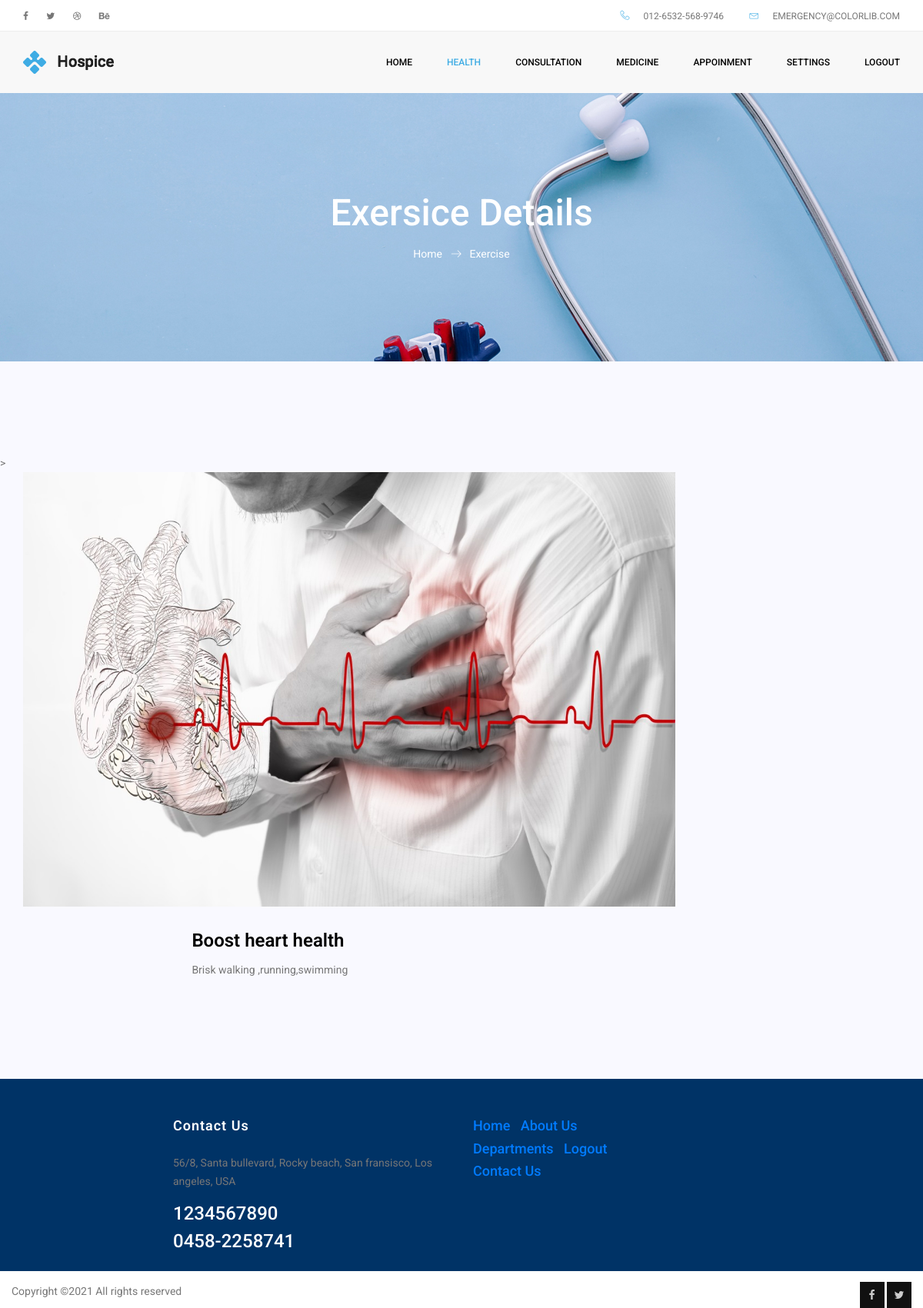
Screenshot of /patient/view_exercisedtls.php?id=1 with the database file from the repository.
### tables this page shows
CREATE TABLE `exercise` (
  `eid` int(11) NOT NULL,
  `did` int(11) NOT NULL,
  `date` date NOT NULL,
  `about` varchar(30) NOT NULL,
  `description` varchar(300) NOT NULL,
  `image` varchar(500) NOT NULL
);

### patient/view_exercisedtls.php (the view, shortened to what this page needs)
<!doctype html>
<html lang="en">
<head>
    <link rel="stylesheet" href="../css/bootstrap.css">
    <link rel="stylesheet" href="../vendors/linericon/style.css">
    <link rel="stylesheet" href="../css/font-awesome.min.css">
    <link rel="stylesheet" href="../vendors/owl-carousel/owl.carousel.min.css">
    <link rel="stylesheet" href="../vendors/lightbox/simpleLightbox.css">
    <link rel="stylesheet" href="../vendors/nice-select/css/nice-select.css">
    <link rel="stylesheet" href="../vendors/animate-css/animate.css">
    <link rel="stylesheet" href="../css/style.css">
    <link rel="stylesheet" href="../css/responsive.css">
</head>
<body>
	<header class="header_area">
		<div class="top_menu row m0">
			<div class="container">
				<div class="float-left">
					<ul class="left_side">
						<li>
							<a href="login.html">
								<i class="fa fa-facebook-f"></i>
							</a>
						</li>
						<li>
							<a href="login.html">
								<i class="fa fa-twitter"></i>
							</a>
						</li>
						<li>
							<a href="login.html">
								<i class="fa fa-dribbble"></i>
							</a>
						</li>
						<li>
							<a href="login.html">
								<i class="fa fa-behance"></i>
							</a>
						</li>
					</ul>
				</div>
				<div class="float-right">
					<ul class="right_side">
						<li>
							<a href="login.html">
								<i class="lnr lnr-phone-handset"></i>
								012-6532-568-9746
							</a>
						</li>
						<li>
							<a href="#">
								<i class="lnr lnr-envelope"></i>
								emergency@colorlib.com
							</a>
						</li>
					</ul>
				</div>
			</div>
		</div>
		<div class="main_menu">
			<nav class="navbar navbar-expand-lg navbar-light">
				<div class="container">
					<a class="navbar-brand logo_h" href="index.html">
						<img src="../img/logo.png" alt="">
					</a>
					<div class="collapse navbar-collapse offset" id="navbarSupportedContent">
						<div class="row ml-0 w-100">
							<div class="col-lg-12 pr-0">
								<ul class="nav navbar-nav center_nav pull-right">
									<li class="nav-item " >
										<a class="nav-link" href="patient_home.php">Home</a>
									</li><li class="nav-item submenu dropdown active">
										<a href="#" class="nav-link dropdown-toggle" data-toggle="dropdown" role="button" aria-haspopup="true" aria-expanded="false">health</a>
									</li>
                                    <li class="nav-item submenu dropdown">
										<a href="#" class="nav-link dropdown-toggle" data-toggle="dropdown" role="button" aria-haspopup="true" aria-expanded="false">consultation</a>
									</li>
                                    <li class="nav-item submenu dropdown">
										<a href="#" class="nav-link dropdown-toggle" data-toggle="dropdown" role="button" aria-haspopup="true" aria-expanded="false">medicine</a>
									</li>
									 <li class="nav-item submenu dropdown">
										<a href="#" class="nav-link dropdown-toggle" data-toggle="dropdown" role="button" aria-haspopup="true" aria-expanded="false">appoinment</a>
									</li>
                                    <li class="nav-item submenu dropdown">
										<a href="#" class="nav-link dropdown-toggle" data-toggle="dropdown" role="button" aria-haspopup="true" aria-expanded="false">Settings</a>
									</li>
									<li class="nav-item ">
										<a class="nav-link" href="../logout.php">logout</a>
									</li>
								</ul>
							</div>
						</div>
					</div>
				</div>
			</nav>
		</div>
	</header>
    <section class="banner_area">
        <div class="banner_inner d-flex align-items-center">
            <div class="container">
                <div class="banner_content text-center">
                    <h2>Exersice Details</h2>
                    <div class="page_link">
                        <a href="patient_home.php">Home</a>
                        <a href="exercise.php">Exercise</a>
                    </div>
                </div>
            </div>
        </div>
    </section>
    <?php
$con=mysqli_connect("localhost","root","","find_my_doctor");
$q=$_GET['id'];
$a="SELECT * FROM `exercise` WHERE eid='$q'";
$ex=mysqli_query($con,$a);
?>
    <section class="blog_area single-post-area p_120" >>
        <div class="container">
            <div class="row"><?php
            while($r=mysqli_fetch_array($ex))
			{
 				?>
              <div class="col-lg-9 posts-list">
                <div class="single-post row"><?php
				 $files=explode(",",$r[5]);
                foreach($files as $f)
				 {
				 ?>
                 <div class="col-lg-12">
                            <div class="feature-img">
                                <img class="img-fluid" src="../image/<?php echo $f;?>" alt="">
                            </div>
                        </div>
				 <?php
				 }?>
                        <div class="col-lg-3  col-md-3">
                            <div class="blog_info text-right">
                                <div class="post_tag">
                                </div>
                            </div>
                        </div>
                        <div class="col-lg-9 col-md-9 blog_details">
                            <h2><?php echo $r[3];?></h2>
                            <p class="excert">
                                <?php echo $r[4];?>
                            </p>
                        </div>
                </div>
                <?php
				}
				?>
              </div>
            </div>
    </section>
	<footer class="footer-area section_gap">
		<div class="container" style="height:150px">
			<div class="row">
				<div class="col-lg-2  col-md-6">
				</div>
				<div class="col-lg-4  col-md-6">
					<div class="single-footer-widget mail-chimp">
						<h6 class="mb-20">Contact Us</h6>
						<p>
							56/8, Santa bullevard, Rocky beach, San fransisco, Los angeles, USA
						</p>
						<h3>1234567890</h3>
						<h3>0458-2258741</h3>
					</div>
				</div>
				<div class="col-lg-6  col-md-12">
					<div class="single-footer-widget newsletter">
						<h4><a href="../index.php">Home</a>&nbsp;&nbsp;&nbsp;<a href="../about.php">About Us</a></h4>
                        <h4><a href="../department.php">Departments</a>&nbsp;&nbsp;&nbsp;<a href="../logout.php">Logout</a></h4>
                        <h4><a href="../contact.php">Contact Us</a></h4>
					</div>
				</div>
			</div>
			<div class="row footer-bottom d-flex justify-content-between" style="margin-top:-50px">
				<p class=" footer-text m-0">
Copyright &copy;<script>document.write(new Date().getFullYear());</script> All rights reserved
				</p>
				<div class=" footer-social" style="margin-left:100px">
					<a href="#">
						<i class="fa fa-facebook"></i>
					</a>
					<a href="#">
						<i class="fa fa-twitter"></i>
					</a>
				</div>
			</div>
		</div>
	</footer>
</body>
</html>

### rows the page displays
exercise: image (picture), about "Boost heart health", description "Brisk walking ,running,swimming"
